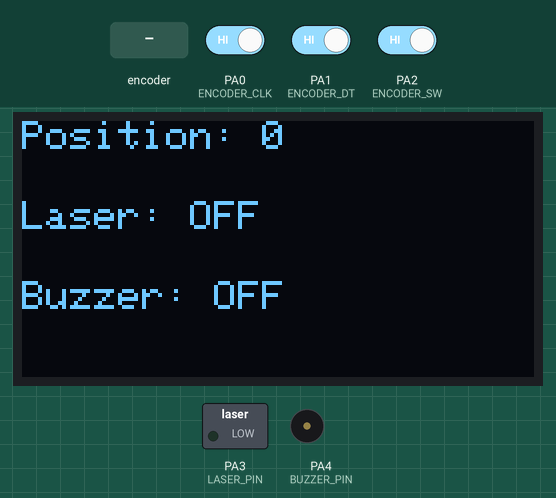
Recording of a sketch running on a simulated STM32 Blue Pill. Parts: 128×64 one-colour display, switched loads named in the sketch (green lamp = pin HIGH), buzzer (waves = sounding). The test bench sets the inputs (shaded band); at power-on: PA2 (ENCODER_SW) HIGH, PA0 (ENCODER_CLK) HIGH, PA1 (ENCODER_DT) HIGH.

Above: at 1.2 s.
1.3 s: rotary encoder on PA0 (ENCODER_CLK) / PA1 (ENCODER_DT) turned 3 steps (first pin leading)
At 3.0 s:
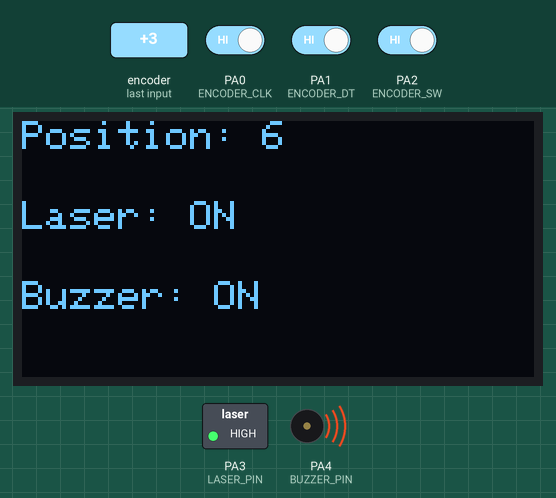
3.4 s: rotary encoder on PA0 (ENCODER_CLK) / PA1 (ENCODER_DT) turned 1 step (first pin leading)
At 4.5 s:
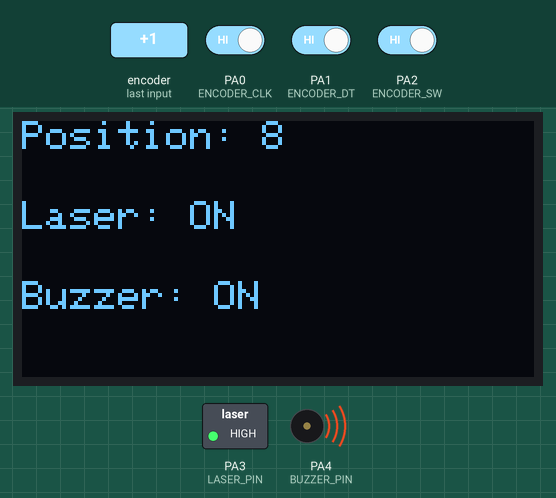
5.1 s: PA2 (ENCODER_SW) driven LOW
At 6.4 s:
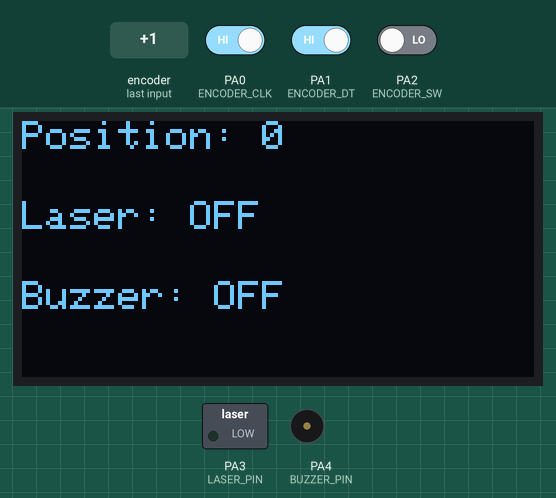
Timing chart, 0 to 8.1 s (numbered marks = the images above; inputs shaded):
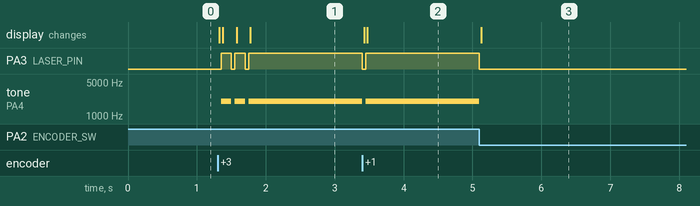

The sketch:

Laser_Rotary_ky_sensor.ino
```cpp
#include <Wire.h>
#include <Adafruit_GFX.h>
#include <Adafruit_SSD1306.h>
#include <Arduino.h>

// OLED configuration
#define SCREEN_WIDTH 128
#define SCREEN_HEIGHT 64
Adafruit_SSD1306 display(SCREEN_WIDTH, SCREEN_HEIGHT, &Wire, -1);

// Pin Definitions
#define ENCODER_CLK PA0
#define ENCODER_DT  PA1
#define ENCODER_SW  PA2
#define LASER_PIN   PA3
#define BUZZER_PIN  PA4  // Passive buzzer (PWM capable)

int position = 0;           // Rotary position counter
int lastStateCLK;           // Last read CLK state

void setup() {
  // Encoder and output pin setup
  pinMode(ENCODER_CLK, INPUT);
  pinMode(ENCODER_DT, INPUT);
  pinMode(ENCODER_SW, INPUT_PULLUP);
  pinMode(LASER_PIN, OUTPUT);
  pinMode(BUZZER_PIN, OUTPUT);

  // STM32 I2C pin mapping
  Wire.setSDA(PB7);
  Wire.setSCL(PB6);
  Wire.begin();

  // Initialize OLED
  if (!display.begin(SSD1306_SWITCHCAPVCC, 0x3C)) {
    for (;;); // Hang if OLED init fails
  }

  display.clearDisplay();
  display.setTextSize(1);
  display.setTextColor(WHITE);

  // Initial CLK state
  lastStateCLK = digitalRead(ENCODER_CLK);

  updateDisplay(); // Show initial status
}

void loop() {
  // Debounced rotary encoder reading
  static unsigned long lastEncoderTime = 0;
  int currentStateCLK = digitalRead(ENCODER_CLK);

  if (currentStateCLK != lastStateCLK && (millis() - lastEncoderTime > 5)) {
    // Determine direction
    if (digitalRead(ENCODER_DT) != currentStateCLK) {
      position++;  // Clockwise
    } else {
      position--;  // Counter-clockwise
    }

    lastEncoderTime = millis();
    lastStateCLK = currentStateCLK;

    // Toggle laser and buzzer on even/odd position
    bool even = (position % 2 == 0);
    digitalWrite(LASER_PIN, even ? HIGH : LOW);

    if (even) {
      tone(BUZZER_PIN, 2000); // 2kHz tone
    } else {
      noTone(BUZZER_PIN);
    }

    updateDisplay(); // Update OLED info
  }

  // Reset with button press (debounced)
  static unsigned long lastButtonTime = 0;
  if (digitalRead(ENCODER_SW) == LOW && (millis() - lastButtonTime > 300)) {
    lastButtonTime = millis();
    position = 0;
    digitalWrite(LASER_PIN, LOW);
    noTone(BUZZER_PIN);
    updateDisplay(); // Refresh OLED after reset
  }
}

// OLED display function
void updateDisplay() {
  display.clearDisplay();
  display.setCursor(0, 0);
  display.print("Position: ");
  display.print(position);

  display.setCursor(0, 20);
  display.print("Laser: ");
  display.print(digitalRead(LASER_PIN) ? "ON" : "OFF");

  display.setCursor(0, 40);
  display.print("Buzzer: ");
  display.print(digitalRead(LASER_PIN) ? "ON" : "OFF"); // Mirrors laser state

  display.display(); // Render all changes
}
```

Measured:
- after the input at 1.3 s, PA3 (LASER_PIN): alternates HIGH for 0.15 s and LOW for 0.05 s, 5 changes in all, then stays HIGH, starting after 0.05 s; tone on PA4 (BUZZER_PIN): alternates 2000 Hz for 0.15 s and silent for 0.05 s, 5 changes in all, then stays 2000 Hz, starting after 0.05 s; the display: first changes at once (image 1 shows a later state)
- after the input at 3.4 s, PA3 (LASER_PIN): HIGH → LOW at once, → HIGH 0.05 s later; tone on PA4 (BUZZER_PIN): 2000 Hz → silent at once, → 2000 Hz 0.05 s later; the display: first changes at once (image 2 shows a later state)
- after the input at 5.1 s, PA3 (LASER_PIN): HIGH → LOW at once; tone on PA4 (BUZZER_PIN): 2000 Hz → silent at once; the display: changes at once (image 3)
